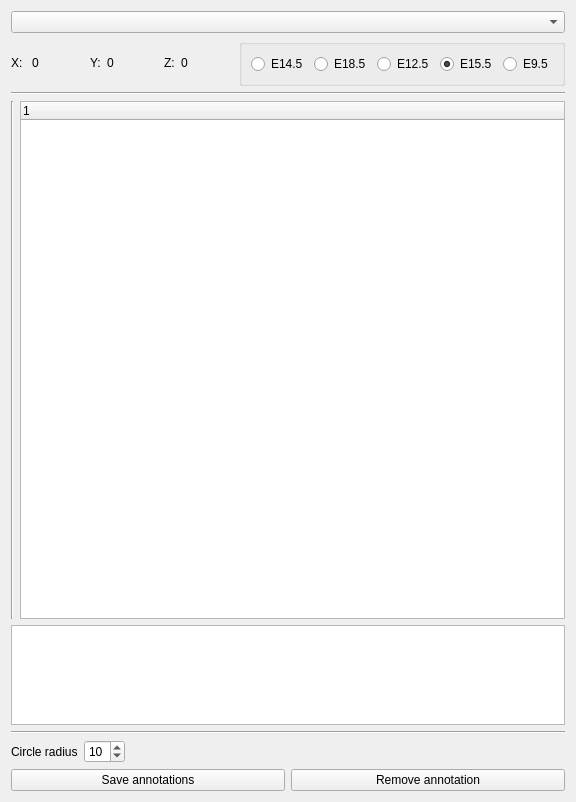
<?xml version="1.0" encoding="UTF-8"?>
<ui version="4.0">
 <class>Annotations</class>
 <widget class="QWidget" name="Annotations">
  <property name="geometry">
   <rect>
    <x>0</x>
    <y>0</y>
    <width>576</width>
    <height>802</height>
   </rect>
  </property>
  <property name="minimumSize">
   <size>
    <width>0</width>
    <height>40</height>
   </size>
  </property>
  <property name="windowTitle">
   <string>Form</string>
  </property>
  <layout class="QVBoxLayout" name="verticalLayout_17">
   <item>
    <layout class="QVBoxLayout" name="verticalLayout">
     <item>
      <widget class="QComboBox" name="comboBoxAnnotationsVolumes"/>
     </item>
     <item>
      <layout class="QHBoxLayout" name="horizontalLayout_20">
       <item>
        <widget class="QLabel" name="label_34">
         <property name="sizePolicy">
          <sizepolicy hsizetype="Fixed" vsizetype="Preferred">
           <horstretch>0</horstretch>
           <verstretch>0</verstretch>
          </sizepolicy>
         </property>
         <property name="text">
          <string>X: </string>
         </property>
        </widget>
       </item>
       <item>
        <widget class="QLabel" name="labelXPos">
         <property name="text">
          <string>0</string>
         </property>
        </widget>
       </item>
       <item>
        <widget class="QLabel" name="label_35">
         <property name="sizePolicy">
          <sizepolicy hsizetype="Fixed" vsizetype="Preferred">
           <horstretch>0</horstretch>
           <verstretch>0</verstretch>
          </sizepolicy>
         </property>
         <property name="text">
          <string>Y:</string>
         </property>
        </widget>
       </item>
       <item>
        <widget class="QLabel" name="labelYPos">
         <property name="text">
          <string>0</string>
         </property>
        </widget>
       </item>
       <item>
        <widget class="QLabel" name="label_36">
         <property name="sizePolicy">
          <sizepolicy hsizetype="Fixed" vsizetype="Preferred">
           <horstretch>0</horstretch>
           <verstretch>0</verstretch>
          </sizepolicy>
         </property>
         <property name="text">
          <string>Z:</string>
         </property>
        </widget>
       </item>
       <item>
        <widget class="QLabel" name="labelZPos">
         <property name="text">
          <string>0</string>
         </property>
        </widget>
       </item>
       <item>
        <widget class="QGroupBox" name="groupBoxAnnotationType">
         <property name="sizePolicy">
          <sizepolicy hsizetype="Fixed" vsizetype="Preferred">
           <horstretch>0</horstretch>
           <verstretch>0</verstretch>
          </sizepolicy>
         </property>
         <layout class="QHBoxLayout" name="horizontalLayout_2">
          <item>
           <widget class="QRadioButton" name="radioButtonE145">
            <property name="text">
             <string>E14.5</string>
            </property>
            <property name="checkable">
             <bool>false</bool>
            </property>
           </widget>
          </item>
          <item>
           <widget class="QRadioButton" name="radioButtonE185">
            <property name="text">
             <string>E18.5</string>
            </property>
            <property name="checkable">
             <bool>false</bool>
            </property>
            <property name="checked">
             <bool>false</bool>
            </property>
           </widget>
          </item>
          <item>
           <widget class="QRadioButton" name="radioButtonE125">
            <property name="text">
             <string>E12.5</string>
            </property>
            <property name="checkable">
             <bool>false</bool>
            </property>
           </widget>
          </item>
          <item>
           <widget class="QRadioButton" name="radioButtonE155">
            <property name="text">
             <string>E15.5</string>
            </property>
            <property name="checked">
             <bool>true</bool>
            </property>
           </widget>
          </item>
          <item>
           <widget class="QRadioButton" name="radioButtonE95">
            <property name="text">
             <string>E9.5</string>
            </property>
            <property name="checkable">
             <bool>false</bool>
            </property>
           </widget>
          </item>
         </layout>
        </widget>
       </item>
      </layout>
     </item>
     <item>
      <layout class="QGridLayout" name="gridLayout_2"/>
     </item>
     <item>
      <widget class="Line" name="line_3">
       <property name="orientation">
        <enum>Qt::Horizontal</enum>
       </property>
      </widget>
     </item>
     <item>
      <layout class="QHBoxLayout" name="horizontalLayout_4">
       <item>
        <widget class="Line" name="line">
         <property name="orientation">
          <enum>Qt::Vertical</enum>
         </property>
        </widget>
       </item>
       <item>
        <widget class="QTreeWidget" name="treeWidgetAvailableTerms">
         <property name="sizePolicy">
          <sizepolicy hsizetype="Expanding" vsizetype="MinimumExpanding">
           <horstretch>0</horstretch>
           <verstretch>0</verstretch>
          </sizepolicy>
         </property>
         <property name="minimumSize">
          <size>
           <width>0</width>
           <height>300</height>
          </size>
         </property>
         <column>
          <property name="text">
           <string notr="true">1</string>
          </property>
         </column>
        </widget>
       </item>
      </layout>
     </item>
     <item>
      <widget class="QTextEdit" name="textEditAnnotationInfo">
       <property name="maximumSize">
        <size>
         <width>16777215</width>
         <height>100</height>
        </size>
       </property>
      </widget>
     </item>
     <item>
      <widget class="Line" name="line_2">
       <property name="orientation">
        <enum>Qt::Horizontal</enum>
       </property>
      </widget>
     </item>
     <item>
      <layout class="QHBoxLayout" name="horizontalLayout_6">
       <item>
        <widget class="QLabel" name="label_2">
         <property name="sizePolicy">
          <sizepolicy hsizetype="Fixed" vsizetype="Preferred">
           <horstretch>0</horstretch>
           <verstretch>0</verstretch>
          </sizepolicy>
         </property>
         <property name="text">
          <string>Circle radius</string>
         </property>
        </widget>
       </item>
       <item>
        <widget class="QSpinBox" name="spinBoxAnnotationCircleSize">
         <property name="sizePolicy">
          <sizepolicy hsizetype="Fixed" vsizetype="Fixed">
           <horstretch>0</horstretch>
           <verstretch>0</verstretch>
          </sizepolicy>
         </property>
         <property name="value">
          <number>10</number>
         </property>
        </widget>
       </item>
       <item>
        <spacer name="horizontalSpacer">
         <property name="orientation">
          <enum>Qt::Horizontal</enum>
         </property>
         <property name="sizeHint" stdset="0">
          <size>
           <width>40</width>
           <height>20</height>
          </size>
         </property>
        </spacer>
       </item>
      </layout>
     </item>
     <item>
      <layout class="QHBoxLayout" name="horizontalLayout_5">
       <item>
        <widget class="QPushButton" name="pushButtonSaveAnnotations">
         <property name="text">
          <string>Save annotations</string>
         </property>
        </widget>
       </item>
       <item>
        <widget class="QPushButton" name="pushButtonRemoveAnnotation">
         <property name="text">
          <string>Remove annotation</string>
         </property>
        </widget>
       </item>
      </layout>
     </item>
     <item>
      <layout class="QVBoxLayout" name="verticalLayout_16"/>
     </item>
    </layout>
   </item>
  </layout>
 </widget>
 <resources/>
 <connections/>
</ui>
